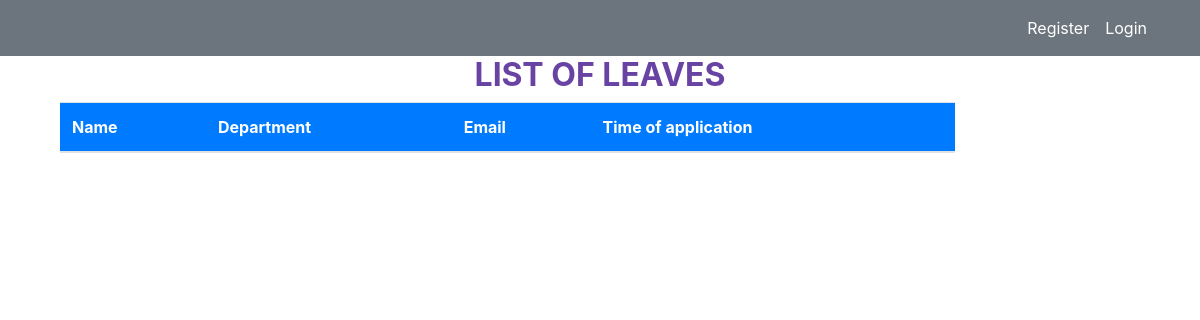
Before: /leavelist/ with the older database file.
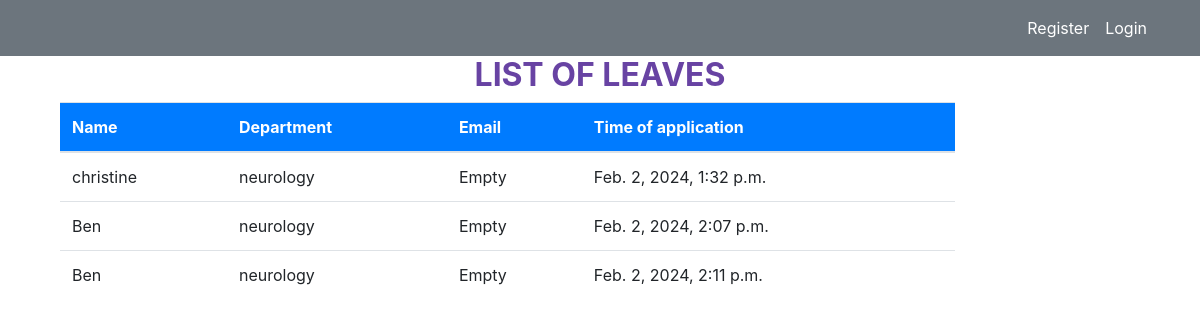
After: the same page with the newer database file.
### roster/models.py (models this page shows, shortened)
class Leave(models.Model):
    name = models.CharField(max_length=40)
    time = models.DateTimeField(auto_now=False, auto_now_add=True)
    department = models.CharField(max_length=50, choices=DEPARTMENT,default="neurology")
    email = models.EmailField(default="Empty")
    class Meta:
        verbose_name_plural = 'Leave'

### roster/views.py (the view)
# urls.py: path('leavelist/',views.leavelist, name='dashboard-leavelist'),
def leavelist(request):
    leaves = Leave.objects.all()
    leave_count = leaves.count()
    context = {
        'leaves':leaves,
        'leave_count':leave_count,
    }
    return render(request, "dashboard/leavelist.html",context)

### templates/dashboard/leavelist.html (shortened to what this page needs)
{% extends "partials/base.html" %}
  {% load crispy_forms_tags %}
  {% block content%}
   <div class="container">
    <h2 style="text-align:center;color:#6843a3;"><b> LIST OF LEAVES</b> </h2>
    <div class="row my-2">
        <div class="col-md-10">
            <table class="table bg-white">
                <thead class="bg-primary">
                    <tr class="text-white">
                        <th scope="col">Name</th>
                        <th scope="col">Department</th>
                        <th scope="col">Email</th>
                        <th scope="col">Time of application</th>
                    </tr>
                </thead>
                <tbody>
                    {% for leave in leaves %}
                    <tr>
                        <td>{{ leave.name}}</td>
                        <td>{{ leave.department}}</td>
                        <td>{{ leave.email}}</td>
                        <td>{{ leave.time }}</td>
                    </tr>
                    {% endfor %}
                </tbody>
            </table>
        </div>
    </div>
</div>
{% endblock %}

### templates/partials/base.html (shortened to what this page needs)
<!DOCTYPE html>
<html lang="en">
<head>
    <link rel="stylesheet" href="https://cdn.jsdelivr.net/npm/bootstrap@4.6.0/dist/css/bootstrap.min.css"
>
    <link rel="stylesheet" href="https://use.fontawesome.com/releases/v5.15.2/css/all.css"
>
</head>
<body>
{% if user.is_authenticated and user.is_superuser%}
{% include 'partials/nav.html' %}
{% elif user.is_authenticated %}
{% include 'partials/usernav.html' %}
{% else %}
{% include 'partials/nav.html' %}
{% endif %}
    <div class="container">
        {% block content %}
        {% endblock %}
    </div>
</body>
</html>

### templates/partials/nav.html (shortened to what this page needs)
<nav class="navbar navbar-expand-lg navbar-info bg-secondary">
    <div class="container">
        {% if user.is_authenticated %}
        <a class="navbar-brand text-white" href="">Duty Roster</a>
        <button class="navbar-toggler" type="button" data-toggle="collapse" data-target="#navbarSupportedContent"
            aria-controls="navbarSupportedContent" aria-expanded="false" aria-label="Toggle navigation">
            <span class="navbar-toggler-icon"></span>
        </button>
        <div class="collapse navbar-collapse" id="navbarSupportedContent">
            <ul class="navbar-nav mr-auto">
                <li class="nav-item active">
                    <a class="nav-link text-white"href="{% url 'dashboard-index' %}">Dashboard <span
                            class="sr-only">(current)</span></a>
                </li>
            </ul>
            <ul class="navbar-nav ml-auto">
                <li class="nav-item active">
                    <a class="nav-link text-white" href="{% url 'user-profile' %}" Profile
                        <span class="sr-only">{{ user.username }}'s profile</span></a>
                </li>
                <li class="nav-item">
                    <a class="nav-link text-white" href="{% url 'user-logout' %}">Logout</a>
                </li>
            </ul>
            {% else %}
            <ul class="navbar-nav ml-auto">
                <li class="nav-item active">
                    <a class="nav-link text-white" href="{% url 'user-register' %}">Register </a>
                </li>
                <li class="nav-item">
                    <a class="nav-link text-white" href="{% url 'user-login' %}">Login</a>
                </li>
            </ul>
            {% endif %}
        </div>
</nav>

Changed rows visible on the page:
added Leave: name "christine", department "neurology", email "Empty", time "Feb. 2, 2024, 1:32 p.m."
added Leave: name "Ben", department "neurology", email "Empty", time "Feb. 2, 2024, 2:07 p.m."
added Leave: name "Ben", department "neurology", email "Empty", time "Feb. 2, 2024, 2:11 p.m."
